Frame 1 (no input): blank canvas, image omitted
Frame 60 (the mouse pressed at the canvas centre just before this capture): blank canvas, image omitted
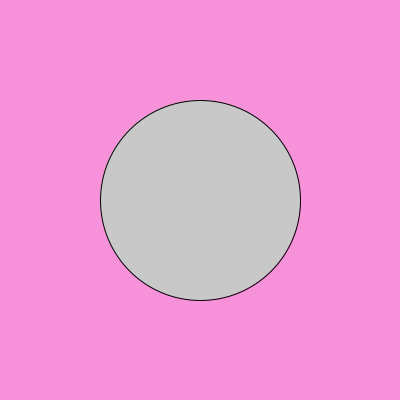
Frame 120 (the mouse held since frame 60 and released just before this capture)

The Processing sketch whose frames 1 and 60 were blank and that drew this single picture after the mouse press (run headless with seeded random() and noise(); from frame 60 on, the mouse is pressed at the canvas centre):

// Processing sketch: processing_80589
// ── processing_80589.pde

void setup()
{
  size(400,400);
  background(#F791DA);
  smooth();
}
void draw()
{
  background(#F791DA);
  fill(mouseY,mouseX,mouseY);
  ellipse(mouseX,mouseY,mouseX,mouseY);


}
